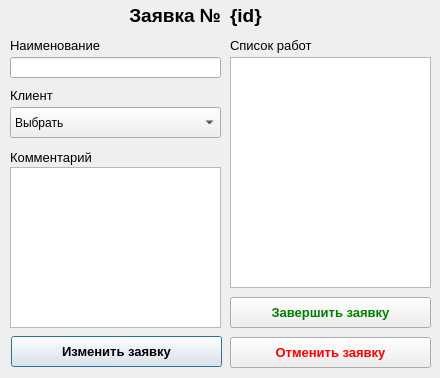
<?xml version="1.0" encoding="UTF-8"?>
<ui version="4.0">
 <class>Form</class>
 <widget class="QWidget" name="Form">
  <property name="geometry">
   <rect>
    <x>0</x>
    <y>0</y>
    <width>440</width>
    <height>378</height>
   </rect>
  </property>
  <property name="windowTitle">
   <string>Детально</string>
  </property>
  <widget class="QLabel" name="label_4">
   <property name="geometry">
    <rect>
     <x>10</x>
     <y>87</y>
     <width>91</width>
     <height>16</height>
    </rect>
   </property>
   <property name="font">
    <font>
     <pointsize>10</pointsize>
    </font>
   </property>
   <property name="text">
    <string>Клиент</string>
   </property>
  </widget>
  <widget class="QComboBox" name="clientBox">
   <property name="geometry">
    <rect>
     <x>10</x>
     <y>107</y>
     <width>211</width>
     <height>31</height>
    </rect>
   </property>
   <item>
    <property name="text">
     <string>Выбрать</string>
    </property>
   </item>
  </widget>
  <widget class="QLabel" name="label_2">
   <property name="geometry">
    <rect>
     <x>10</x>
     <y>37</y>
     <width>91</width>
     <height>16</height>
    </rect>
   </property>
   <property name="font">
    <font>
     <pointsize>10</pointsize>
    </font>
   </property>
   <property name="text">
    <string>Наименование</string>
   </property>
  </widget>
  <widget class="QPushButton" name="cancelJob">
   <property name="geometry">
    <rect>
     <x>230</x>
     <y>337</y>
     <width>201</width>
     <height>31</height>
    </rect>
   </property>
   <property name="font">
    <font>
     <pointsize>10</pointsize>
     <weight>75</weight>
     <bold>true</bold>
    </font>
   </property>
   <property name="styleSheet">
    <string notr="true">color: red</string>
   </property>
   <property name="text">
    <string>Отменить заявку</string>
   </property>
  </widget>
  <widget class="QLineEdit" name="JobName">
   <property name="geometry">
    <rect>
     <x>10</x>
     <y>57</y>
     <width>211</width>
     <height>21</height>
    </rect>
   </property>
  </widget>
  <widget class="QLabel" name="label_5">
   <property name="geometry">
    <rect>
     <x>10</x>
     <y>147</y>
     <width>91</width>
     <height>20</height>
    </rect>
   </property>
   <property name="font">
    <font>
     <pointsize>10</pointsize>
    </font>
   </property>
   <property name="text">
    <string>Комментарий</string>
   </property>
  </widget>
  <widget class="QTextEdit" name="comment">
   <property name="geometry">
    <rect>
     <x>10</x>
     <y>167</y>
     <width>211</width>
     <height>161</height>
    </rect>
   </property>
  </widget>
  <widget class="QListWidget" name="LoW">
   <property name="geometry">
    <rect>
     <x>230</x>
     <y>57</y>
     <width>201</width>
     <height>231</height>
    </rect>
   </property>
   <property name="selectionMode">
    <enum>QAbstractItemView::MultiSelection</enum>
   </property>
  </widget>
  <widget class="QLabel" name="mainLabel">
   <property name="geometry">
    <rect>
     <x>10</x>
     <y>0</y>
     <width>211</width>
     <height>31</height>
    </rect>
   </property>
   <property name="font">
    <font>
     <pointsize>14</pointsize>
     <weight>75</weight>
     <bold>true</bold>
    </font>
   </property>
   <property name="text">
    <string>Заявка №</string>
   </property>
   <property name="alignment">
    <set>Qt::AlignRight|Qt::AlignTrailing|Qt::AlignVCenter</set>
   </property>
  </widget>
  <widget class="QLabel" name="label_3">
   <property name="geometry">
    <rect>
     <x>230</x>
     <y>37</y>
     <width>91</width>
     <height>16</height>
    </rect>
   </property>
   <property name="font">
    <font>
     <pointsize>10</pointsize>
    </font>
   </property>
   <property name="text">
    <string>Список работ</string>
   </property>
  </widget>
  <widget class="QLabel" name="idLabel">
   <property name="geometry">
    <rect>
     <x>230</x>
     <y>0</y>
     <width>191</width>
     <height>31</height>
    </rect>
   </property>
   <property name="font">
    <font>
     <pointsize>14</pointsize>
     <weight>75</weight>
     <bold>true</bold>
    </font>
   </property>
   <property name="text">
    <string>{id}</string>
   </property>
   <property name="alignment">
    <set>Qt::AlignLeading|Qt::AlignLeft|Qt::AlignVCenter</set>
   </property>
  </widget>
  <widget class="QPushButton" name="changeJob">
   <property name="enabled">
    <bool>true</bool>
   </property>
   <property name="geometry">
    <rect>
     <x>11</x>
     <y>336</y>
     <width>211</width>
     <height>31</height>
    </rect>
   </property>
   <property name="font">
    <font>
     <pointsize>10</pointsize>
     <weight>75</weight>
     <bold>true</bold>
    </font>
   </property>
   <property name="text">
    <string>Изменить заявку</string>
   </property>
   <property name="default">
    <bool>true</bool>
   </property>
  </widget>
  <widget class="QPushButton" name="finishJob">
   <property name="geometry">
    <rect>
     <x>230</x>
     <y>297</y>
     <width>201</width>
     <height>31</height>
    </rect>
   </property>
   <property name="font">
    <font>
     <pointsize>10</pointsize>
     <weight>75</weight>
     <bold>true</bold>
    </font>
   </property>
   <property name="styleSheet">
    <string notr="true">color: green</string>
   </property>
   <property name="text">
    <string>Завершить заявку</string>
   </property>
  </widget>
 </widget>
 <resources/>
 <connections/>
</ui>
